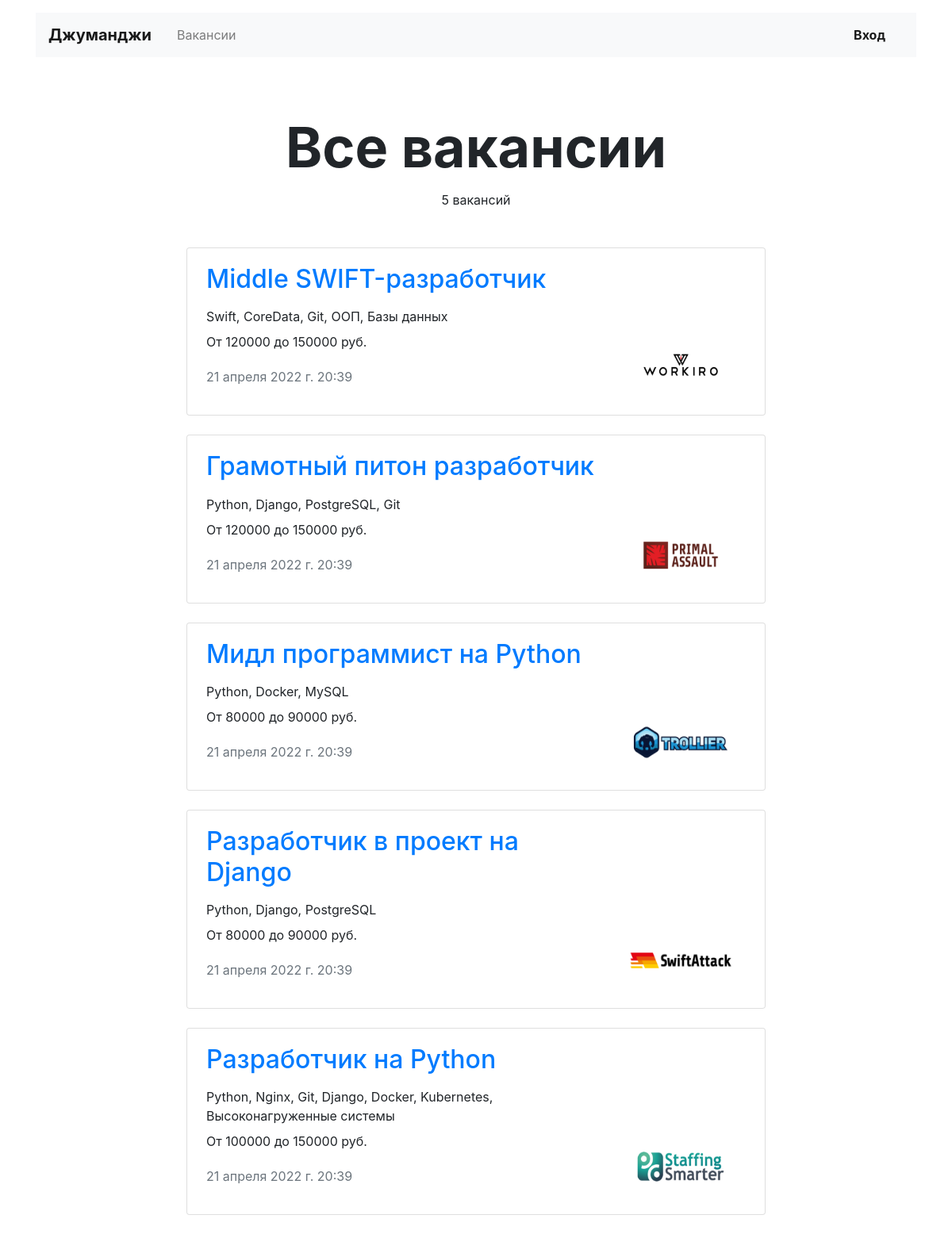
Page /vacancies/ on the earlier database version.
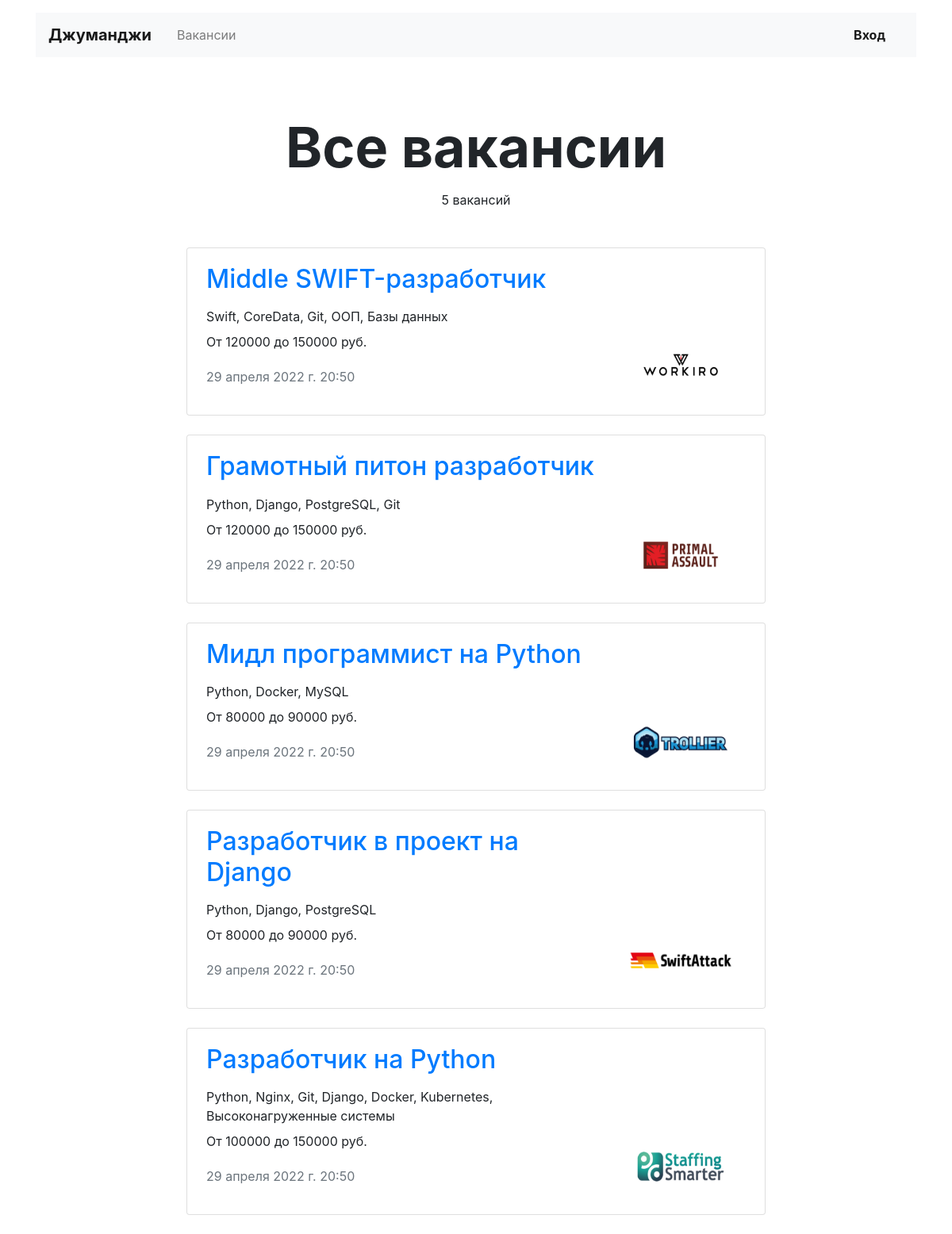
Same page on the later database version.
### job_site_app/models.py (models this page shows, shortened)
class Vacancy(models.Model):
    title = models.CharField(max_length=50, verbose_name='Вакансия')
    specialty = models.ForeignKey('Specialty', on_delete=models.CASCADE, related_name="specialty",
                                  verbose_name='Специальность')
    company = models.ForeignKey('Company', on_delete=models.CASCADE, related_name="company", verbose_name='Компания')
    skills = models.TextField(verbose_name='Навыки')
    description = models.TextField(verbose_name='Описание')
    salary_min = models.IntegerField(verbose_name='Минимальня зарплата')
    salary_max = models.IntegerField(verbose_name='Максимальная зарплата')
    published_at = models.DateTimeField(auto_now_add=True, verbose_name='Опубликовано')
    class Meta:
        verbose_name_plural = 'Вакансии'
        verbose_name = 'Вакансия'
        ordering = ['title']

class Company(models.Model):
    name = models.CharField(max_length=50, verbose_name='Компания')
    location = models.CharField(max_length=50, verbose_name='Город')
    logo = models.ImageField(upload_to='job_site_app/static/logo/', verbose_name='Лого')
    description = models.TextField(verbose_name='Информация о компании')
    employee_count = models.IntegerField(verbose_name='Количество сотрудников')
    owner = models.OneToOneField(User, null=True, on_delete=models.CASCADE,  related_name="owner", verbose_name='Владелец')
    class Meta:
        verbose_name_plural = 'Компании'
        verbose_name = 'Компания'
        ordering = ['name']

### job_site_app/views.py (the view)
# urls.py: path('vacancies/', VacancyListView.as_view(), name='vacancies'),
class VacancyListView(ListView):
    template_name = 'job_site_app/vacancies.html'
    model = Vacancy
    def get_context_data(self, **kwargs):
        context = super(VacancyListView, self).get_context_data(**kwargs)
        context['vacancies'] = Vacancy.objects.all()
        return context

### job_site_app/templates/job_site_app/vacancies.html
{% extends "layout/basic.html" %}
{% block content %}
  <main class="container mt-3">
    <section>
      {% if special %}
        <h1 class="h1 text-center mx-auto mt-4 pt-5" style="font-size: 70px;"><strong>{{ special.title }}</strong></h1>
      {% else %}
        <h1 class="h1 text-center mx-auto mt-4 pt-5" style="font-size: 70px;"><strong>Все вакансии</strong></h1>
      {% endif %}
      <p class="text-center pt-1">{{ vacancies.count }} вакансий</p>
      <div class="row mt-5">
        <div class="col-12 col-lg-8 offset-lg-2 m-auto">
          {% for vacancy in vacancies %}
          <div class="card mb-4">
            <div class="card-body px-4">
              <div class="row">
                <div class="col-12 col-md-8 col-lg-9">
                  <a href="{% url 'job:vacancy' vacancy.pk %}"><h2 class="h2 pb-2">{{ vacancy.title }}</h2></a>
                  <p class="mb-2">{{ vacancy.skills }}</p>
                  <p>От {{ vacancy.salary_min }} до {{ vacancy.salary_max }} руб.</p>
                  <p class="text-muted pt-1">{{ vacancy.published_at }}</p>
                </div>
                <div class="col-12 col-md-4 col-lg-3 d-flex align-items-end">
                  <a href="{% url 'job:vacancy' vacancy.pk %}"><img src="{{ vacancy.company.logo.url }}" width="130" height="80" alt="{{ vacancy.title }}"></a>
                </div>
              </div>
            </div>
          </div>
          {% endfor %}
        </div>
      </div>
    </section>
  </main>
{% endblock %}

Differences in the rows shown:
changed Vacancy "Middle SWIFT-разработчик": published_at "21 апреля 2022 г. 20:39" → "29 апреля 2022 г. 20:50"
changed Vacancy "Грамотный питон разработчик": published_at "21 апреля 2022 г. 20:39" → "29 апреля 2022 г. 20:50"
changed Vacancy "Мидл программист на Python": published_at "21 апреля 2022 г. 20:39" → "29 апреля 2022 г. 20:50"
changed Vacancy "Разработчик в проект на Django": published_at "21 апреля 2022 г. 20:39" → "29 апреля 2022 г. 20:50"
changed Vacancy "Разработчик на Python": published_at "21 апреля 2022 г. 20:39" → "29 апреля 2022 г. 20:50"
